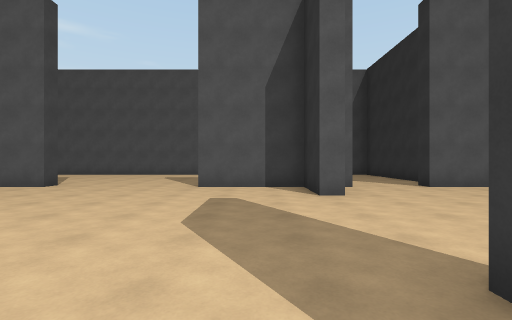
[1] (above)

16 first-person views from a walk through a 3-D level made in the Unity game engine. The camera is 1.4 m above the floor, looks level and sees 85° across. The floor is counted in squares, 2 m on a side. Each view is taken from the middle of a square. On the plan, view 1 faces up. The plan holds only what a view shows up to about 9 squares ahead; the rest is blank. The place goes on beyond the plan. The player is left out. Door leaves are left out, so doorways stand open.

[2]
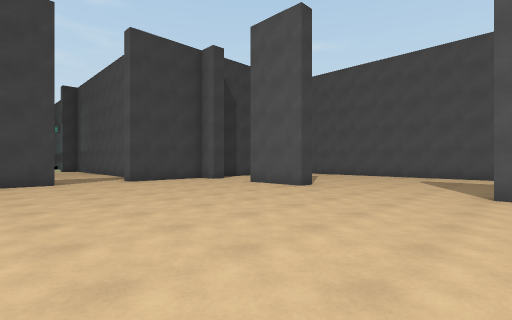

[3]
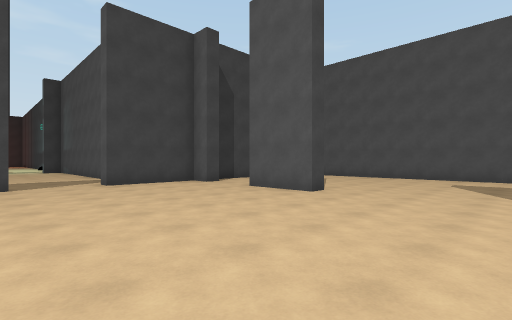

[4]
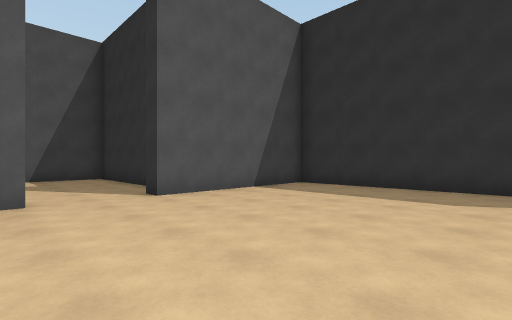

[5]
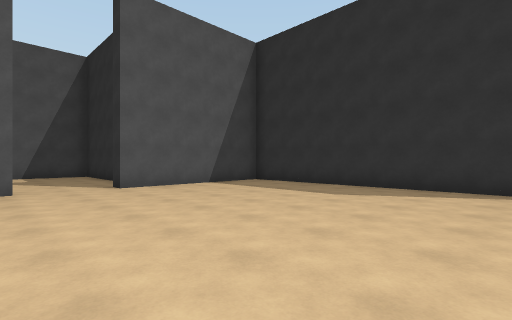

[6]
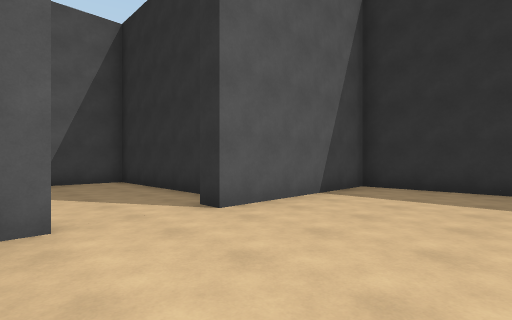

[7]
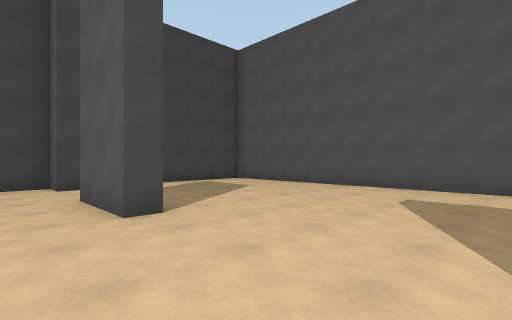

[8]
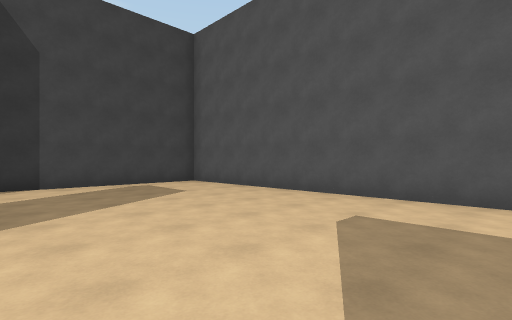

[9]
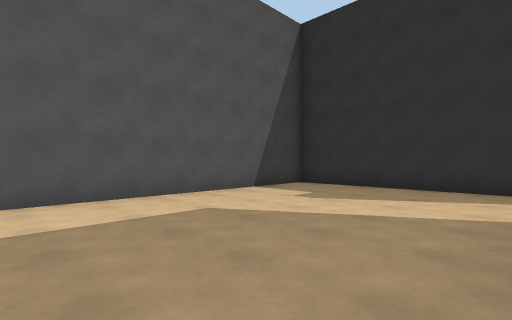

[10]
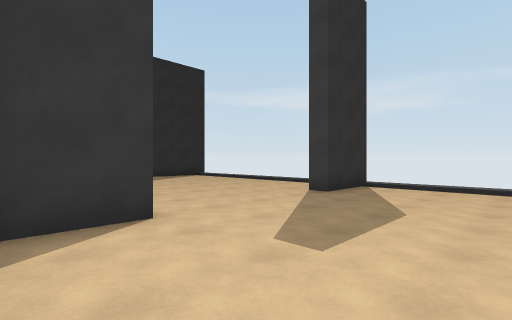

[11]
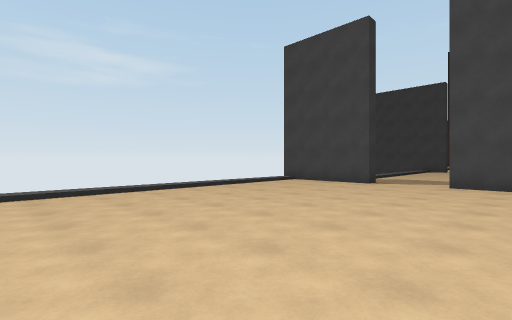

[12]
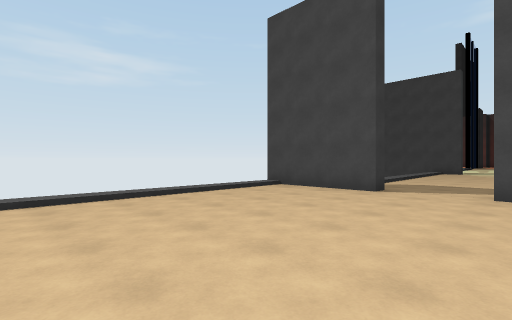

[13]
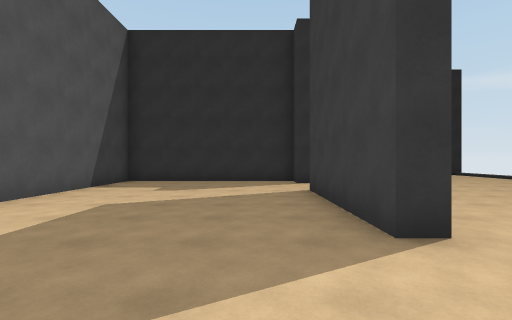

[14]
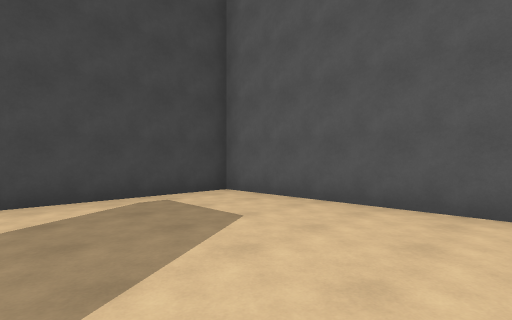

[15]
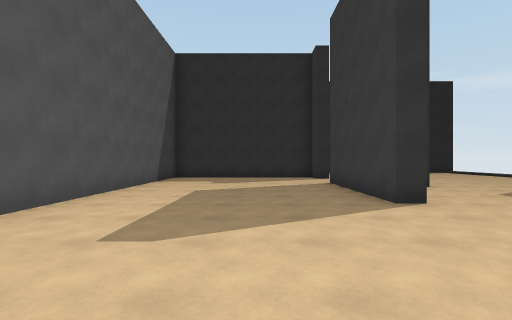

[16]
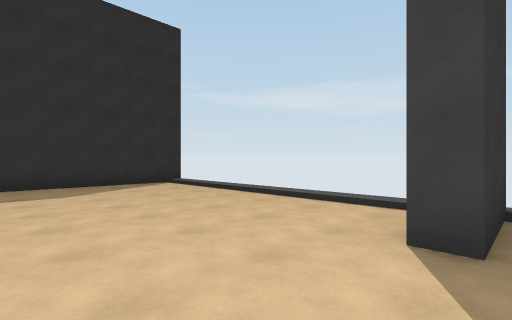

### Floor plan
Points are (right, up) in squares from view 1. A wall is a line through its corners. A room is listed if a view was taken in it or the views show most of it. See-through windows are left out.
Room 1 (views 1, 2, 3, 4, 5, 6, 7, 8, 9, 10, 11, 12, 13, 14, 15, 16)
walls: (1.8, 5.5) (1.2, 5.5) (1.2, 7.2) (-1.5, 7.2) (-1.5, 7.7) (2.5, 7.7); (2.6, 7.2) (2.1, 7.2); (-5.5, 7.8) (-5.5, 7.2) (-7.5, 7.2); (5.3, 8.2) (5.3, 13.3) (-10.2, 13.3) (-10.2, 8.2); (1.2, -0.5) (1.2, 1.5) (1.8, 1.5); (-9.5, 7.8) (-9.5, 7.2) (-10.2, 7.2) (-10.2, 4.5) (-10.8, 4.5); (-10.8, 2.5) (-10.2, 2.5) (-10.2, -0.8); (9.3, -0.5) (9.3, 7.2) (4.5, 7.2) (4.5, 7.8)
ways out: opening at (-11, 3.5)

Where each view was taken, in squares from view 1:
view 1: 0 up, 0 right, facing up
view 2: 1 up, 1 left, facing up-left
view 3: 2 up, 2 left, facing up-left
view 4: 2 up, 2 right, facing up-right
view 5: 0 up, 2 right, facing up-right
view 6: 4 up, 2 right, facing up-right
view 7: 6 up, 2 left, facing up-left
view 8: 8 up, 2 left, facing up-left
view 9: 8 up, 2 left, facing up-right
view 10: 7 up, 2 left, facing down-right
view 11: 6 up, 2 left, facing down-left
view 12: 5 up, 4 left, facing down-left
view 13: 9 up, 4 left, facing right
view 14: 9 up, 5 left, facing up-left
view 15: 10 up, 6 left, facing right
view 16: 4 up, 1 right, facing down-right
